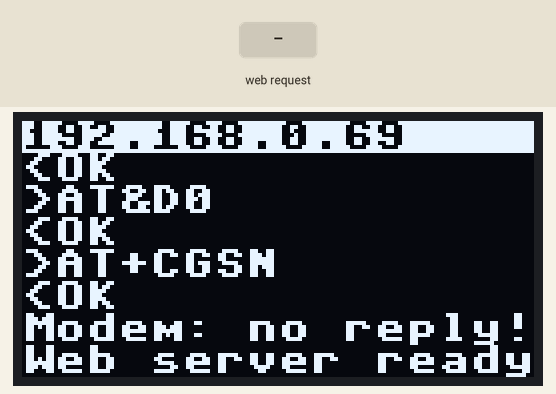
This program was run on a simulated Raspberry Pi Pico running MicroPython. On the bench: 128×64 one-colour display. Inputs (shaded band) come from the test bench. The modem accepts every AT command (registered, SIM ready, sends succeed) and sends nothing else; what the program prints to the serial console is not drawn.

Above: at 1.6 s.
1.7 s: HTTP request GET / received
At 1.78 s:
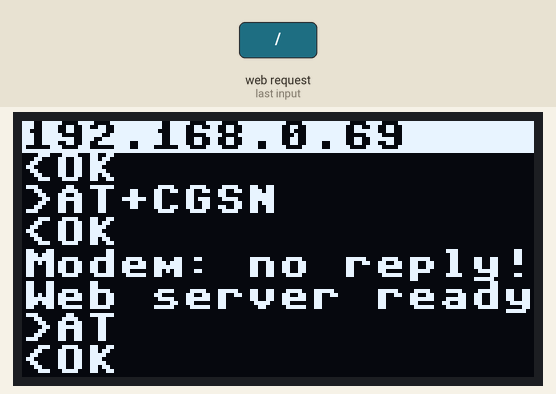
At 2.7 s:
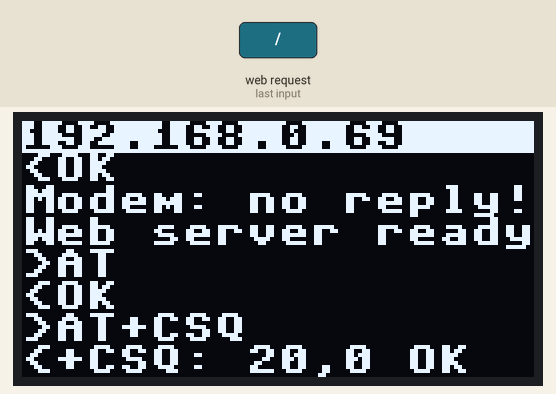
3.3 s: HTTP request GET / received
At 3.9 s:
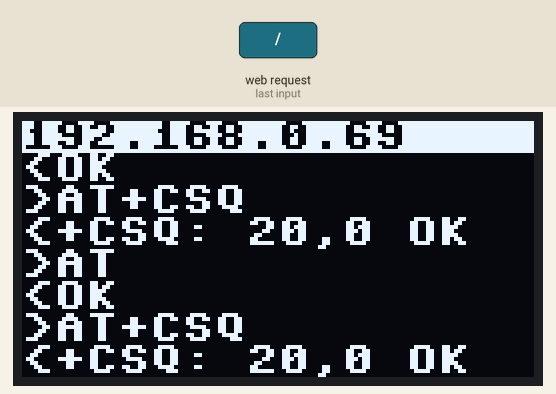
Timing chart, 0 to 6.3 s (numbered marks = the images above; inputs shaded):
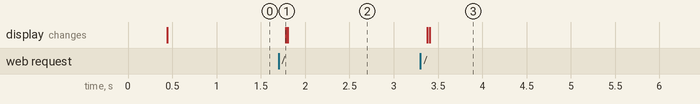

The program:

main.py
```python
# Super-basic Iridium web GUI for the W5500-EVB-Pico (MicroPython)
# RockBLOCK on UART1: GP4 = Pico TX, GP5 = Pico RX
# RockBLOCK+ uses RS-232 levels: put a MAX3232 between it and the Pico.
# Optional SSD1306 OLED debug console on I2C1: GP2 = SDA, GP3 = SCL (see console.py)
import network, socket, time
from machine import Pin, SPI, UART
from console import log, header

header("Iridium booting")
log("Starting...")

# --- Ethernet (W5500 on SPI0) ---
spi = SPI(0, 2_000_000, mosi=Pin(19), miso=Pin(16), sck=Pin(18))
nic = network.WIZNET5K(spi, Pin(17), Pin(20))
nic.active(True)
# Static IP: (address, subnet mask, gateway, DNS)
IP, MASK, GATEWAY, DNS = "192.168.0.69", "255.255.255.0", "192.168.0.1", "192.168.0.1"
log("Ethernet: static %s" % IP)
nic.ifconfig((IP, MASK, GATEWAY, DNS))
ip = nic.ifconfig()[0]
header(ip)
log("Open http://%s" % ip)

# --- Iridium modem ---
uart = UART(1, 19200, tx=Pin(4), rx=Pin(5), rxbuf=512)
msgs = []     # (direction, text, result), newest first
note = ""     # result of the last action, shown once
AT_DEBUG = True  # show every AT command (>) and modem reply (<) on the console


def txt(b):
    try:
        return b.decode()
    except Exception:
        return str(b)


def at(cmd, wait=5):
    """Send an AT command, return the reply text (waits for OK/ERROR or timeout)."""
    junk = uart.read()
    if junk and AT_DEBUG:
        log("<?" + oneline(txt(junk)))  # unsolicited/leftover bytes
    if AT_DEBUG:
        log(">" + cmd)
    uart.write(cmd + "\r")
    end = time.ticks_add(time.ticks_ms(), wait * 1000)
    buf = b""
    while time.ticks_diff(end, time.ticks_ms()) > 0:
        if uart.any():
            buf += uart.read()
            if b"OK\r\n" in buf or b"ERROR" in buf:
                break
        time.sleep_ms(20)
    reply = txt(buf)
    if AT_DEBUG:
        log("<" + (oneline(reply) or "(no reply)"))
    return reply


def oneline(s):
    """Collapse a multi-line modem reply to one line for the OLED."""
    return " ".join(l.strip() for l in s.split("\n") if l.strip())


def field(reply, prefix):
    for line in reply.split("\r\n"):
        if line.startswith(prefix):
            return line[len(prefix):].strip()
    return None


def session():
    """Run an SBD session (sends the outgoing buffer, downloads any waiting message)."""
    v = field(at("AT+SBDIX", 120), "+SBDIX:")
    if not v:
        return "no reply from modem"
    mo, momsn, mt, mtmsn, mtlen, queued = [int(x) for x in v.split(",")]
    if mt == 1:
        r = at("AT+SBDRT", 5)
        msg = r.split("+SBDRT:", 1)[-1].rsplit("\r\nOK", 1)[0].strip()
        msgs.insert(0, ("IN", msg, "received"))
        log("RX: " + msg)
    result = "OK" if mo <= 4 else "failed (code %d)" % mo
    if queued:
        result += ", %d more waiting" % queued
    return result


def send(text):
    if "OK" not in at("AT+SBDWT=" + text):
        return "modem refused the message"
    result = session()
    msgs.insert(0, ("OUT", text, result))
    return "Send: " + result


def check():
    log("Mailbox check")
    at("AT+SBDD0")  # clear the outgoing buffer so nothing is re-sent
    return "Mailbox check: " + session()


def esc(s):
    return s.replace("&", "&amp;").replace("<", "&lt;").replace(">", "&gt;")


def page():
    global note
    ok = "OK" in at("AT", 2)
    csq = field(at("AT+CSQ", 15), "+CSQ:") if ok else None
    rows = "".join("<tr><td>%s</td><td>%s</td><td>%s</td></tr>" % (d, esc(t), esc(r))
                   for d, t, r in msgs[:20])
    html = """<!doctype html><html><head><meta name=viewport content="width=device-width">
<title>Iridium</title></head><body style="font-family:sans-serif;max-width:600px;margin:auto;padding:10px">
<h2>Iridium modem</h2>
<p>Modem: <b>%s</b><br>Signal: <b>%s / 5</b><br>IMEI: %s</p>
<p><i>%s</i></p>
<form method=post action=/send><input name=msg maxlength=120 style="width:70%%"> <button>Send</button></form>
<p><small>Sending or checking can take up to a minute.</small></p>
<form method=post action=/check><button>Check for messages</button></form>
<h3>Messages</h3><table border=1 cellpadding=4 style="border-collapse:collapse">%s</table>
<p><a href=/>Refresh</a></p></body></html>""" % (
        "connected" if ok else "NOT RESPONDING", csq or "?", imei, esc(note), rows)
    note = ""
    return html


def form_value(body, key):
    """Get one field from a URL-encoded form body."""
    for part in body.split(b"&"):
        if part.startswith(key + b"="):
            b = part[len(key) + 1:].replace(b"+", b" ")
            out = bytearray()
            i = 0
            while i < len(b):
                if b[i] == 37 and i + 2 < len(b):  # %XX
                    out.append(int(b[i + 1:i + 3].decode(), 16))
                    i += 3
                else:
                    out.append(b[i])
                    i += 1
            return txt(bytes(out))
    return ""


# Modem setup: echo off, no flow control, ignore DTR
log("Modem setup...")
for c in ("ATE0", "AT&K0", "AT&D0"):
    at(c)
imei = "?"
for line in at("AT+CGSN").split("\r\n"):
    if line.strip().isdigit():
        imei = line.strip()
log("IMEI " + imei if imei != "?" else "Modem: no reply!")

# --- Web server ---
s = socket.socket()
s.setsockopt(socket.SOL_SOCKET, socket.SO_REUSEADDR, 1)
s.bind(("0.0.0.0", 80))
s.listen(2)
log("Web server ready")

while True:
    c, _ = s.accept()
    c.settimeout(5)  # don't hang on idle browser connections
    try:
        req = c.recv(1024)
        parts = req.split(b"\r\n\r\n", 1)
        head, body = parts[0], parts[1] if len(parts) > 1 else b""
        n = 0
        for line in head.split(b"\r\n"):
            if line.lower().startswith(b"content-length:"):
                n = int(line[15:].decode())
        while len(body) < n:
            more = c.recv(512)
            if not more:
                break
            body += more
        method, path = head.split(b" ")[:2]

        if method == b"POST" and path in (b"/send", b"/check"):
            if path == b"/send":
                text = form_value(body, b"msg").strip()
                note = send(text) if text else "Type a message first"
            else:
                note = check()
            log(note)
            c.sendall(b"HTTP/1.0 303 See Other\r\nLocation: /\r\n\r\n")
        elif path == b"/":
            c.sendall(b"HTTP/1.0 200 OK\r\nContent-Type: text/html\r\n\r\n" + page().encode())
        else:
            c.sendall(b"HTTP/1.0 404 Not Found\r\n\r\n")
    except Exception as e:
        log("ERR:", e)
    c.close()
```

console.py
```python
# Debug console on a 128x64 SSD1306 I2C OLED (16 chars x 8 lines).
# Line 0 is a fixed status header (e.g. the IP address); lines 1-7 scroll.
# Everything is also printed to the USB serial console.
# If no display is found, log() just prints.
from machine import Pin, I2C

COLS, ROWS = 16, 8

_oled = None
_header = ""
_lines = []

try:
    import ssd1306
    _i2c = I2C(1, sda=Pin(2), scl=Pin(3), freq=400_000)
    addrs = _i2c.scan()
    addr = 0x3C if 0x3C in addrs else (0x3D if 0x3D in addrs else None)
    if addr is None:
        print("OLED: no display found on I2C1 (GP2/GP3), scan:", [hex(a) for a in addrs])
    else:
        _oled = ssd1306.SSD1306_I2C(128, 64, _i2c, addr=addr)
except ImportError:
    print("OLED: ssd1306 driver missing, run: mpremote mip install ssd1306")
except Exception as e:
    print("OLED init failed:", e)


def _draw():
    if not _oled:
        return
    try:
        _oled.fill(0)
        _oled.fill_rect(0, 0, 128, 8, 1)          # inverted header bar
        _oled.text(_header[:COLS], 0, 0, 0)
        for i, line in enumerate(_lines):
            _oled.text(line, 0, 8 * (i + 1))
        _oled.show()
    except Exception as e:  # never let the display crash the app
        print("OLED error:", e)


def header(text):
    """Set the fixed top line (e.g. IP address)."""
    global _header
    _header = str(text)
    _draw()


def log(*args):
    """Print to serial and append to the OLED, wrapping long lines."""
    msg = " ".join(str(a) for a in args)
    print(msg)
    for raw in msg.split("\n"):
        raw = raw or " "
        for i in range(0, len(raw), COLS):
            _lines.append(raw[i:i + COLS])
    del _lines[:-(ROWS - 1)]
    _draw()
```

Measured:
- after the input at 1.7 s, the display: changes after 0.08 s (image 1)
- after the input at 3.3 s, the display: first changes after 0.08 s (image 3 shows a later state)
